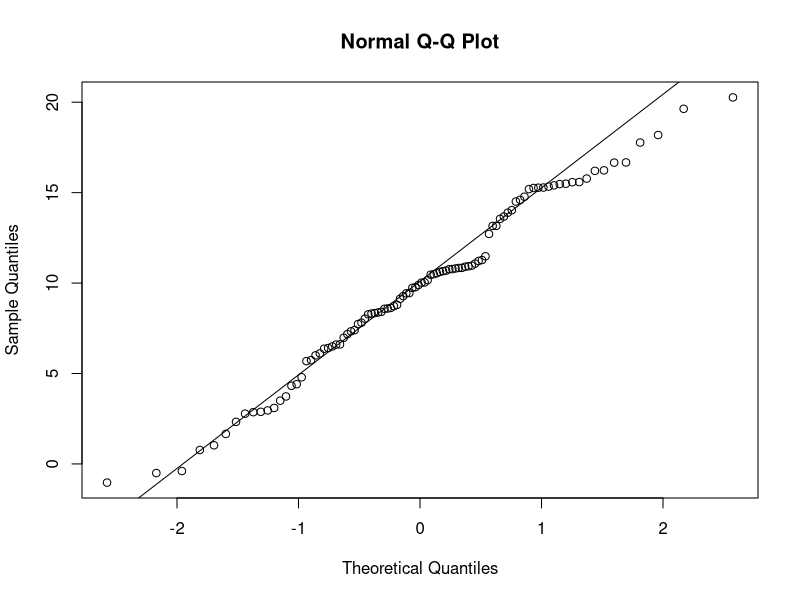
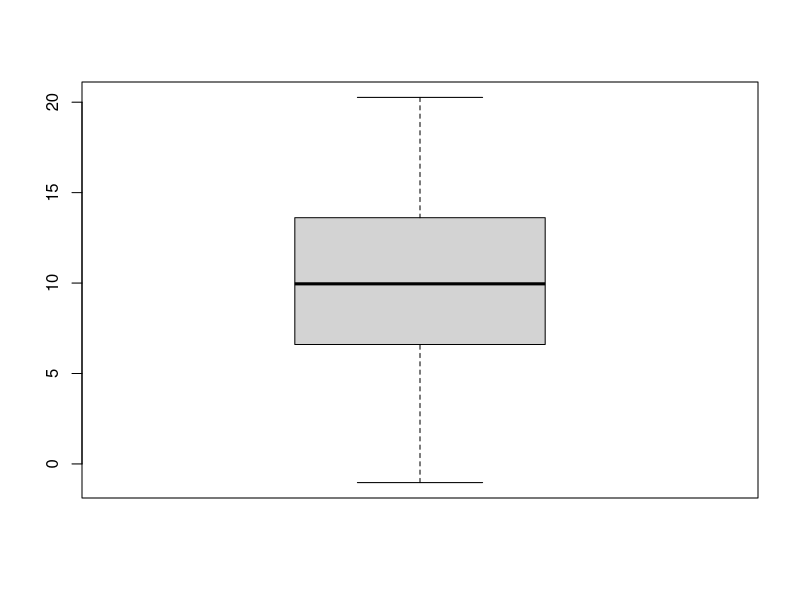
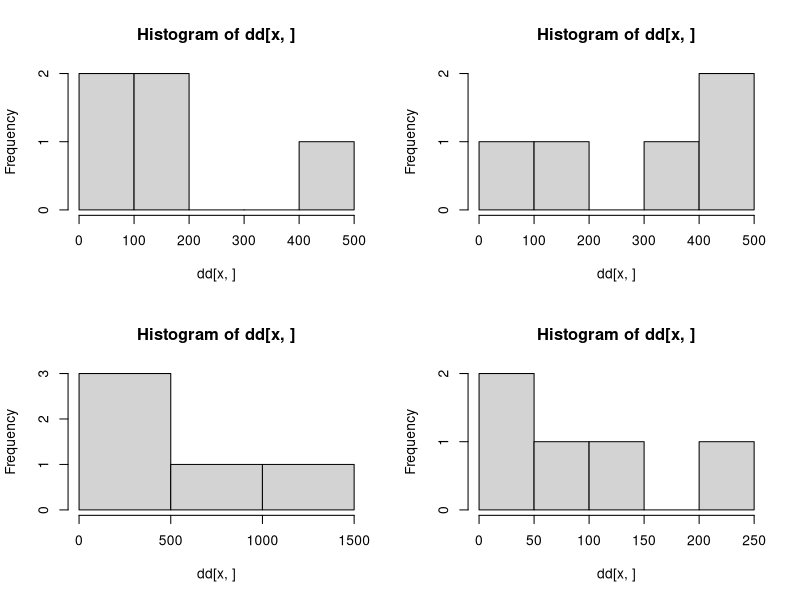
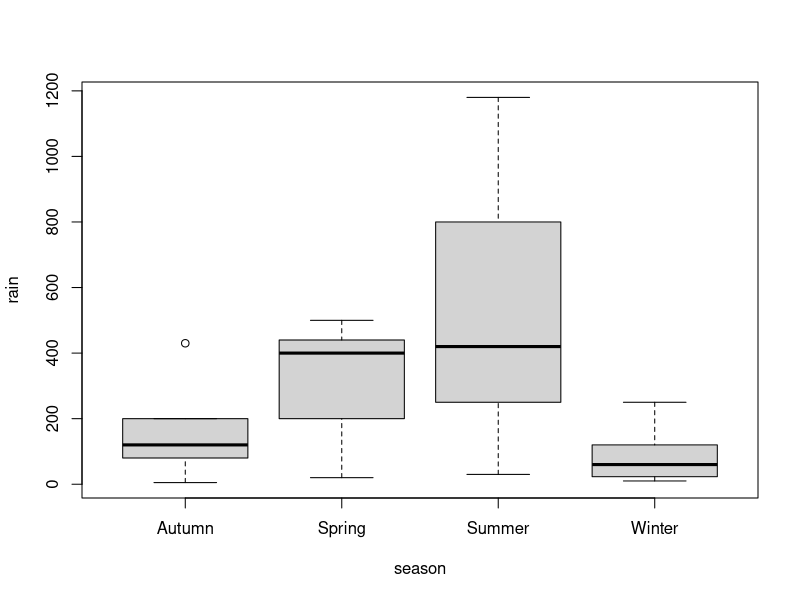

The R script that drew these images, in order:
# QQnorm Plot from lecture notes:

x <- rnorm(100, 10, 5)
qqnorm(x)
qqline(x)

boxplot(x)


# Binomial and Normal Probabilities:

# dbinom(x) calculates P(X = x)
# pbinom(x) calculates P(x <= x)

# Pr(X <= 2)
x <- dbinom(0:2, 6, 0.5)
sum(x)
pbinom(2, 6, 0.5)

# Pr(X = 2)
dbinom(2, p = 0.5, size = 6)

# Pr(X >= 2)
1 - pbinom(2, 6, 0.5)
sum(dbinom(3:6, 6, 0.5))

# and normals:

# Pr(X <= 1.96)
pnorm(1.96, mean = 0, sd = 1)

# Pr(0.5 <= X <= 1.96)
pnorm(1.96) - pnorm(0.5)

# Pr(X > 1.96)
1 - pnorm(1.96)

# Pr(-1.96 <= X <= 1.96)
pnorm(1.96) - pnorm(-1.96)

####################
#   Sorting Data:
####################

# Enter rainfall data again (if it is not already in your workspace)
# (this code is from the week 2 R file):

rain <- c(23, 440, 800, 80,
          250, 500, 1180, 200,
          120, 400, 420, 430, 
          10, 20, 30, 5,
          60, 200, 250, 120)

district <- factor(rep(1:5, rep(4, 5)))
season <- factor(rep(c("Winter", "Spring", "Summer", "Autumn"), 5))

rainfall.dat <- data.frame(district, season, rain)
rm(rain, district, season)

# Let's sort the rainfall.dat data by Season (alphabetically):

attach(rainfall.dat) 
#attaching the data set lets you directly use the variable names in it.

rainfall.sorted1 <- rainfall.dat[order(season), ]
rainfall.sorted1a <- rainfall.dat[order(season, decreasing = T), ]

# Now let's sort it by rainfall (smallest to largest):

rainfall.sorted2 <- rainfall.dat[order(rain), ]

# What about largest to smallest?

rainfall.sorted2a <- rainfall.dat[order(-rain), ]

# Finally, let's sort the rainfall data first by Season, then by 
# amount of rain:

rainfall.sorted3 <- rainfall.dat[order(season, rain), ]

detach()  # Always detach the data when you are done using it!!

#################################################################
#   Analysing Data Separately for each Category of a Variable
#################################################################

# Find the mean rainfall for each District:
attach(rainfall.dat)

by(rain, district, mean)

# OR:
tapply(rain, district, mean)

# Find the mean rainfall for each season:

by(rain, season, mean)

# OR
tapply(rain, season, mean)

# How about the maximum rainfall by season?

by(rain, season, max)
tapply(rain, season, max)

# What about a summary?

by(rain, season, summary)
tapply(rain, season, summary)

# A Histogram of rain per season?

#first setup the plot area so all 4 graphs show up together:
par(mfrow = c(2, 2))
#now do the graphs:
by(rain, season, hist)

#now put the graph area back where we found it:
par(mfrow = c(1, 1))

## NOTE: The previous graphs are not as good as:
boxplot(rain ~ season, data = rainfall.dat)
## If you want to see a graph of the distribution of data in 
## categories like this, use the boxplot approach.

# Don't forget to detach the data when you are done!!
detach()

